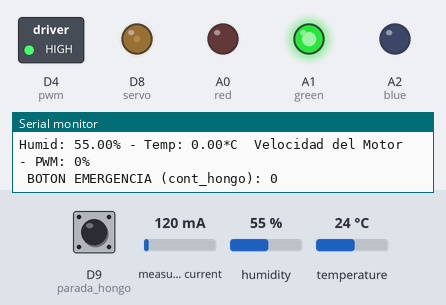
A sketch run on a simulated Particle Photon. Parts: switched loads named in the sketch (green lamp = pin HIGH), output pins drawn as LEDs (lit = HIGH), the last lines printed to the serial monitor. Wiring (inferred from the names in the program): INA219 current sensor at I2C address 0x40. The inputs (shaded band) are chosen by the test bench; at power-on: D9 (parada_hongo) LOW, measured current 120 mA, humidity 55 %, temperature 24 °C. Pins used as bus, display or sensor lines are not drawn.

Above: at 1.8 s.
1.9 s: D9 (parada_hongo) driven HIGH
At 3.4 s:
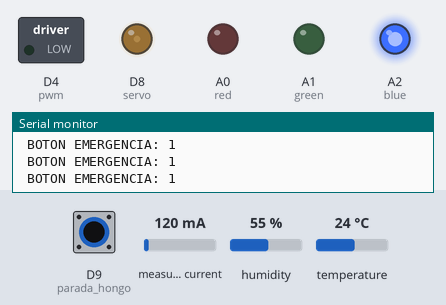
3.8 s: D9 (parada_hongo) pulsed LOW 5 times (0.12 s each, 0.3 s apart)
At 6.7 s:
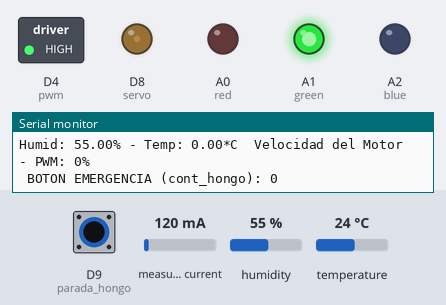
Timing chart, 0 to 8.2 s (numbered marks = the images above; inputs shaded):
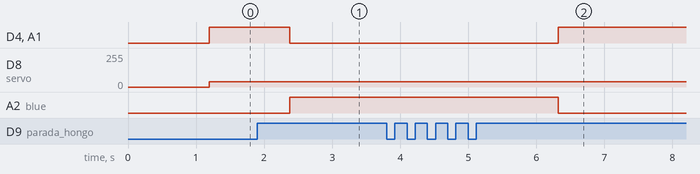

Measured:
- after the input at 1.9 s, D4 (pwm), A1 (green): HIGH → LOW after 0.48 s; A2 (blue): LOW → HIGH after 0.48 s
- after the input at 3.8 s, D4 (pwm), A1 (green): LOW → HIGH after 2.5 s; A2 (blue): HIGH → LOW after 2.5 s

The sketch:

Proyecto_Final.ino
```cpp
/*
 *
 * Link de vídeo:
 * https://drive.google.com/file/d/1Jc203A7VdAOTYMdPyPDFuwGq9vnbUwuw/view?usp=sharing
 * Project Proyecto_Final
 * Description: Sensado continuo de la temperatura de un motor
 * Author: Albert Martínez Alegría
 * Date: 07-02-2021
 */
#include "Arduino.h" // Importamos esta libreria para el sensor de corriente

#include "adafruit-ina219.h" // Importamos la libreria del sensor de corriente

#include <Adafruit_DHT.h> //Librería para el sensor de temperatura
#include "Adafruit_DHT.h" //Librería para el sensor de temperatura

#define DHTPIN 7        //Definimos el pin 6 para el DHT
#define DHTTYPE DHT22   //Definimos el tipo de sensor que tenemos

Adafruit_INA219 ina219;

int aux;        //Definimos una variable auxiliar
int vel_final;  //Definimos una variable para la velocidad final
int pwm = D4;   //Definimos que la salida PWM será el D3
int dato=0;     //Definimos que la variable dato, iniciará con el valor de 0
int comando;    //Definimos una variable comando
int s1 = D5;    //Definimos el Pin D4 como s1 para el sentido de giro
int s2 = D6;    //Definimos el Pin D5 como s2 para el sentido de giro

int val_pwm = 255; //El valor de PWM para la demostración será de 255.

int red = A0;
int green = A1;
int blue = A2;

int servo = D8;  //Definimos el Pin D7 para el servomotor

int parada_hongo = D9; //Pin del hongo de seguridad, que en este caso será un boton
int cont_hongo = 0; // Contador del hongo, para definir el estado del mismo por cada pulso

int temperatura;  //Definimos la variable de la temperatura
int velocidad;    //Definimos la variable de la velocidad
int transporte;   //Definimos la variable del transporte

float temp_nube;  //Definimos la variable que almacenará los datos de temperatura para subirlos a la nube

int cont_tiempo_normal = 0;        //Contador para la publicación del mensaje de estado normal en SLACK
int cont_tiempo_medio = 0;         //Contador para la publicación del mensaje de estado de riesgo medio en SLACK
int cont_tiempo_alto = 0;          //Contador para la publicación del mensaje de estado critico alto en SLACK
int cont_tiempo_emergencia = 0;    //Contador para la publicación del mensaje de estado de parada de emergencia en SLACK
int cont_tiempo_nube = 0;          //Contador para la publicación del mensaje en la hoja de calculo en la nube

DHT dht(DHTPIN, DHTTYPE); //Se configura el tipo de sensor de temperatura y el pin del mismo


///////////////////////----------------SETUP---------------------////////////////////////////////////////


void setup() {

  pinMode(parada_hongo, INPUT_PULLDOWN); //Definimos como Pull Down la pulsación del boton de parada de emergencia
  attachInterrupt(parada_hongo, parada_emergencia, RISING); //Interrupción será RISING, que es de LOW a HIGH. Para la pulsación del boton de emergencia


  Particle.variable("Tempertatura Motor", &temperatura, INT); //Registramos la variable de temperatura como entero para particle
  Particle.variable("Velocidad Motor", &velocidad, INT);      //Registramos la variable de velocidad como entero para particle
  Particle.variable("Transporte Usado", &transporte, INT);    //Registramos la variable del transporte como entero para particle

	Serial.begin(115200); //Iniciamos el comunicación serial a 9600 baudios para verla en el monitor
	//Serial.println("Temperatura del Motor!"); //

	dht.begin(); //Iniciamos el sensor de temperatura


	pinMode(pwm, OUTPUT); //Definimos a PWM como salida
  pinMode(s1, OUTPUT);  //Definimos a s1 como salida
  pinMode(s2, OUTPUT);  //Definimos a s2 como salida

  pinMode(servo, OUTPUT); //Definimos a servo como salida

  pinMode(green, OUTPUT); //Definimos a Green como salida
  pinMode(red, OUTPUT); //Definimos a Red como salida
  pinMode(blue, OUTPUT); //Definimos a Blue como salida

  //uint32_t currentFrequency;
  ina219.begin();

}


///////////////////////----------------LOOP---------------------////////////////////////////////////////


void loop() {

  while (cont_hongo == 0)  //Usaremos el While, mientras el boton de emergencia no se haya presionado
  {
    delay(1000); // Delay para tomar las mediciones de 2 segundos

    //TOMAMOS LOS VALORES DE CORRIENTE

    float current_mA = 0;
    float potencia = 0;

    float promedio_I = 0;

    for (int cont_current =0; cont_current<=100; cont_current++)
      {
        current_mA = ina219.getCurrent_mA();

        promedio_I = promedio_I + current_mA;

      }

    float corriente_final = promedio_I/100;
    potencia = (corriente_final/1000)*5;

    Serial.print("Corriente de motor:   "); Serial.print(current_mA); Serial.println(" mA");
    Serial.println("");
    Serial.print("Potencia de motor:   "); Serial.print(potencia); Serial.println(" Watts");
    Serial.println("");

    //TOMAMOS VALORES DE HUMEDAD Y TEMPERATURA

    float h = dht.getHumidity();      // Leemos la humedad, y la ponemos en una variable float h
    float t = dht.getTempCelcius();   // Leemos la temperatura, y la ponemos en una variable float t

    if (isnan(h) || isnan(t)) {    // En caso de que el sensor mande datos erroneos nos saldrá esta advertencia.
      Serial.println("No se pudo leer datos!"); //Lo mandará por puerto serial
      return;
    }

    // Imprimimos los datos de temperatura y humedada en el puerto serial
    Serial.print("Humid: ");
    Serial.print(h);
    Serial.print("% - ");
    Serial.print("Temp: ");
    Serial.print(t);
    Serial.print("*C ");

    //Al igual que imprimimos la velocidad del motor por serial
    Serial.print(" Velocidad del Motor - PWM: ");
    Serial.print(vel_final);
    Serial.println("%");

    //A su vez, nos mostrará el estado del boton de emergencia, donded 0 es desactivado y 1 es activado.

    Serial.print(" BOTON EMERGENCIA (cont_hongo): ");
    Serial.println(cont_hongo);

    //Elegimos el sentido de giro con este juego, una señal debe ser HIGH y la otra LOW
    //Al intercambiar estos valores cambiamos el sentido de giro, pero como es una cinta de transporte solo debe ir en una dirección
    digitalWrite(s1,HIGH);
    digitalWrite(s2,LOW);

    //En caso de que la temperatura del motor no sea mayor a los 22grados Centigrados, el led verde se prenderá y el motor ira a su potencia normal
    if(t<=22)
    {
      //Encendemos el LED Verde, ya que se encuentra en los parametros normales. Los demás los apagamos.
      analogWrite(red,0);
      analogWrite(green,255);
      analogWrite(blue,0);

      //Damos la velocidad máxima al PWM, debido a que el motor no esta en riesgo de dañarse
      analogWrite(pwm, val_pwm);
      //Mantenemos el mismo carril, ya que el primero se encuentra en buen estado.
      analogWrite(servo, 40);
      transporte = 1;
      //Agregamos los valores de la velocidad a sus respectivas variables para su posterior visualización.
      velocidad = 100;
      vel_final = velocidad;

      cont_tiempo_normal++; //Aumentamos en uno el contador.

      if (cont_tiempo_normal ==  5)  //En caso de que el contador llegue al limite
      {
        Particle.publish("TEMP_NORMAL"); //Publicamos en SLACK que la temperatura es normal

        //Reseteamos los demás contadores.
        cont_tiempo_normal = 0;
        cont_tiempo_medio = 0;
        cont_tiempo_alto = 0;
        cont_tiempo_emergencia = 0;
      }
    }

    //En caso de que la temperatura del motor sea mayor a los 22grados Centigrados, el led amarillo se prenderá y el motor ira a la mitad de su potencia.
    if(t>22)
    {
      //Encendemos el LED Amarillo, ya que se encuentra en los parametros con cierto riesgo. Los demás los apagamos.
      analogWrite(red,255);
      analogWrite(green,34);
      analogWrite(blue,0);

      //Reducimos la velocidad a un 25% del PWM establecido, debido a que el motor esta en riesgo de dañarse por algun atasque
      analogWrite(pwm, val_pwm*0.75);

      //Mantenemos el mismo carril, ya que este puede seguir trabajando aún que este en riesgo
      analogWrite(servo, 40);
      transporte = 1;
      //Agregamos los valores de la velocidad a sus respectivas variables para su posterior visualización.
      velocidad = 50;
      vel_final = velocidad;

      cont_tiempo_medio++; //Aumentamos en uno el contador.

      if (cont_tiempo_medio ==  5) //En caso de que el contador llegue al limite
      {
        Particle.publish("TEMP_MEDIO"); //Publicamos en SLACK que la temperatura del motor tiene riesgo medio.
        //Reseteamos los demás contadores.
        cont_tiempo_normal = 0;
        cont_tiempo_medio = 0;
        cont_tiempo_alto = 0;
        cont_tiempo_emergencia = 0;
      }

    }

    //En caso de que la temperatura del motor sea mayor a los 27grados Centigrados, el led rojo se prenderá y el motor se detendrá. Y el servomotor llevará al otro carril
    if(t>27)
    {
      //Encendemos el LED Rojo, ya que se encuentra en los parametros superen la temperatura segura. Los demás los apagamos.
      analogWrite(red,255);
      analogWrite(green,0);
      analogWrite(blue,0);

      //Apagamos el motor
      analogWrite(pwm, 0);

      //Cambiamos de carril
      analogWrite(servo, 200);
      transporte = 2; //Usamos la variable de transporte para definir que carril se esta usando.
      velocidad = 0; //Se usa la variable para mostrar que la velocidad es cero.

      vel_final = velocidad; //Ponemos el valor de la velocidad en la variable de vel_final

      cont_tiempo_alto++; //Aumentamos en uno el contador.

      if (cont_tiempo_alto ==  2) //bajamos el contador debido a que es importante que se avise cuando el motor esta parado
      {
        Particle.publish("TEMP_ALTO"); //Publicamos en SLACK que la temperatura del motor tiene riesgo alto. Por lo que se paro el motor.
        //Reseteamos los demás contadores.
        cont_tiempo_normal = 0;
        cont_tiempo_medio = 0;
        cont_tiempo_alto = 0;
        cont_tiempo_emergencia = 0;
      }

    }

    temp_nube = t; //Usamos este temporizador para que la publicacion de la informacion en slack y en el data set no sea tan seguida

    cont_tiempo_nube++; //Aumentamos en uno el contador de la variable anterior.

    if (cont_tiempo_nube == 5) //Contador para publicarlo en Google Sheets
    {

      //PUBLICAMOS LOS DATOS DE TEMPERATURA EN LA NUBE
      String temperature = String(temp_nube); // guardamos el dato de la temperatura en un string
      Particle.publish("temp_001", temperature, PRIVATE); // Publicamos en la nube, en una hoja de datos vinculada a Google.

      //usamos el puerto serial para ver los datos, Tanto del contador, Como de la temperatura.
      Serial.print(" Se publico dato en la nube (contador_nube: ) ");
      Serial.println(cont_tiempo_nube);
      Serial.print(" temperature: ");
      Serial.println(temperature);

      //Reseteamos el contador luego de que ol publicamos en la nube
      cont_tiempo_normal = 0;
      cont_tiempo_medio = 0;
      cont_tiempo_alto = 0;
      cont_tiempo_emergencia = 0;
      cont_tiempo_nube = 0;
    }

  }


  //MIENTRAS EL BOTON DE PARADA DE EMERGENCIA ESTE ACTIVADO
  while (cont_hongo == 1)
  {
    //Publicamos por puerto serial el estado de la parada de emergencia, en caso de ser activado.
    Serial.print(" BOTON EMERGENCIA: ");
    Serial.println(cont_hongo);

    // Por motivos de seguridad para un tipo de mantenieminto o alguna otra emergencia, se parará el motor.
    analogWrite(pwm, 0);

    //Y encenderemos una baliza Azul en planta que se activo la parada de emergencia
    analogWrite(red,0);
    analogWrite(green,0);
    analogWrite(blue,255);

    //Ponemos en la variable de velodidad que esta es igual a cero.
    velocidad = 0;
    vel_final = velocidad;

    //Y aúmentamos el contador en 1
    cont_tiempo_emergencia++;


    if (cont_tiempo_emergencia ==  2) //bajamos el tiempo de aviso de que el motor esta parado por emergencia,debido a que es importante que se avise este evento
    {
      Particle.publish("PARADA_EMERGENCIA"); //Publicamos en slack que esta parado por emergencia.
      //Y reseteamos todos los contadores.
      cont_tiempo_normal = 0;
      cont_tiempo_medio = 0;
      cont_tiempo_alto = 0;
      cont_tiempo_emergencia = 0;
    }
  }
}

//Creamos la funcion de parada de emergencia, con la interrupción
void parada_emergencia(){

  cont_hongo++; // Aumentamos el contador en 1, para que podamos verificar los estados del boton, donde 0 es desactivado y 1 es activado.

  if (cont_hongo == 2) //En caso de que llegue a un estado 2
  {
    cont_hongo = 0; //Reseteamos el contador, y será 0 nuevamente.
  }

}

//Funcion de calculo de corriente
```
